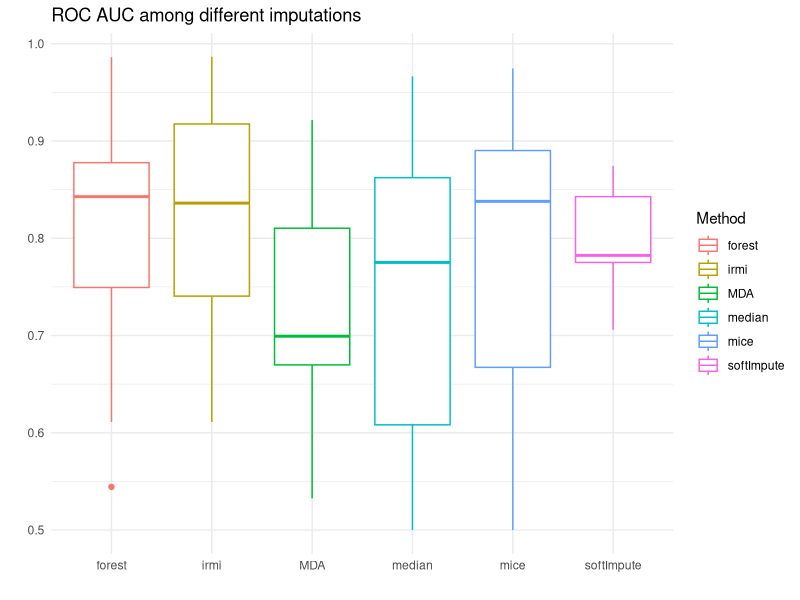
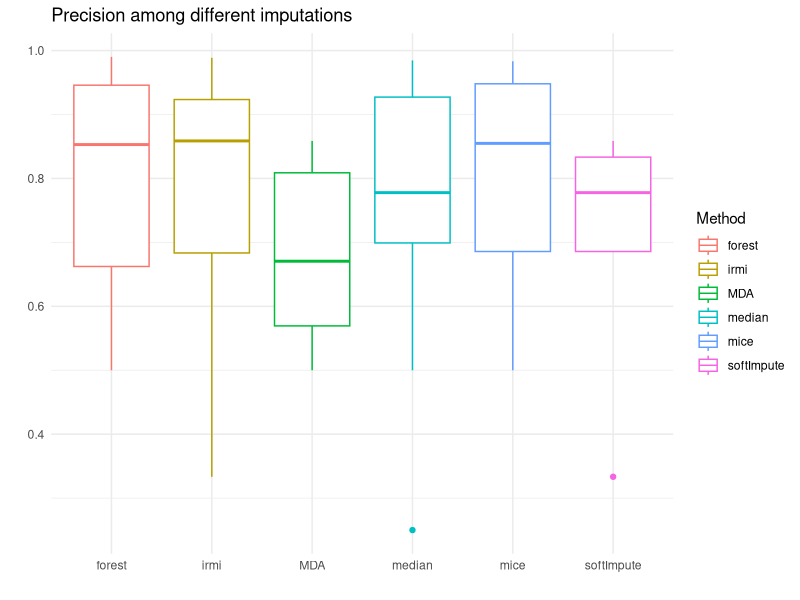
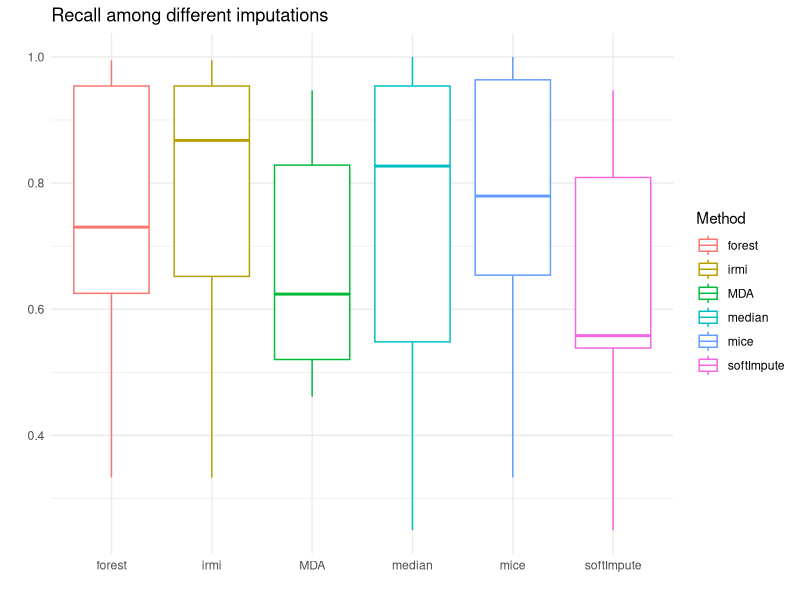
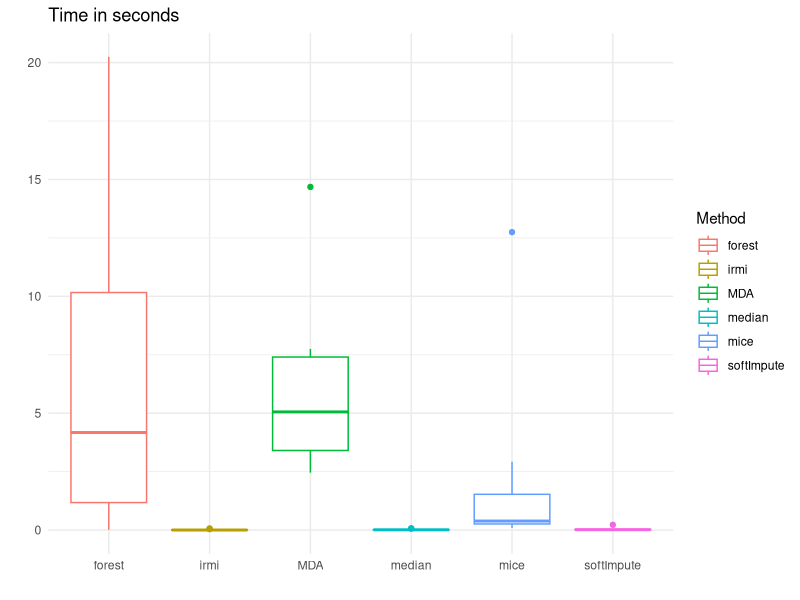

These figures' R source, in order:
## ---- chunk 1
library(knitr)
library(tidyverse)
scores <- readr::read_csv('./wyniki_csv/wyniki_moje.csv')

ramka <- scores %>% group_by(Method) %>% summarise(accuracy = round(mean(Acc),2),
                                          auc = round(mean(Auc),2),
                                          precision = round(mean(Precision),2),
                                          recall = round(mean(Recall),2))

knitr::kable(ramka,caption='Average scores of model on imputation methods')
## ---- chunk 2
p<-ggplot(scores, aes(x=Method, y=Auc, color=Method)) +
  geom_boxplot()+theme_minimal()+labs(x="",y="")+ggtitle("ROC AUC among different imputations")
p
## ---- chunk 3
p<-ggplot(scores, aes(x=Method, y=Precision, color=Method)) +
  geom_boxplot()+theme_minimal()+labs(x="",y="")+ggtitle("Precision among different imputations")
p1<-ggplot(scores, aes(x=Method, y=Recall, color=Method)) +
  geom_boxplot()+theme_minimal()+labs(x="",y="")+ggtitle("Recall among different imputations")
p
p1
## ---- chunk 4
p<-ggplot(scores, aes(x=Method, y=Time, color=Method)) +
  geom_boxplot()+theme_minimal()+labs(x="",y="")+ggtitle("Time in seconds ")
p
